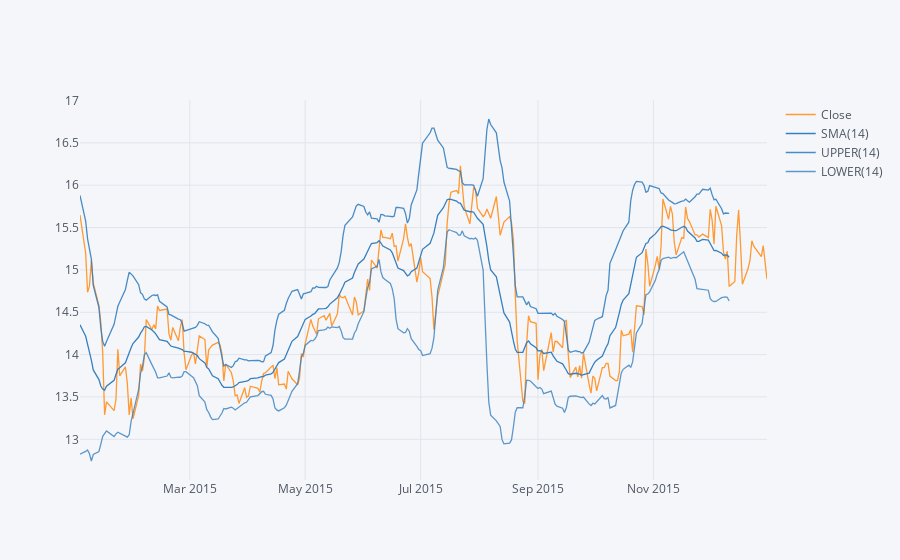

The code cell stored with this chart in its notebook:
### Code cell
BAC['Close'].loc['2015-01-01':'2016-01-01'].ta_plot(study='boll')

### Figure 1 — Plotly figure (JSON) as saved in the notebook; plotly's stock layout.template omitted (floating-point values rounded to 4 significant figures; data arrays with more than 128 entries replaced by an {"elided": "..."} marker saying what was removed)
{"data": [{"line": {"color": "rgba(255, 153, 51, 1.0)", "dash": "solid", "shape": "linear", "width": 1.3}, "mode": "lines", "name": "Close", "text": "", "type": "scatter", "x": {"elided": "252 str values"}, "y": {"elided": "252 float values"}}, {"line": {"color": "rgba(55, 128, 191, 1.0)", "dash": "solid", "shape": "linear", "width": 1.3}, "mode": "lines", "name": "SMA(14)", "text": "", "type": "scatter", "x": {"elided": "252 str values"}, "y": {"elided": "252 mixed values"}}, {"line": {"color": "rgba(55, 128, 191, 0.8999999999999999)", "dash": "solid", "shape": "linear", "width": 1.3}, "mode": "lines", "name": "UPPER(14)", "text": "", "type": "scatter", "x": {"elided": "252 str values"}, "y": {"elided": "252 mixed values"}}, {"line": {"color": "rgba(55, 128, 191, 0.7999999999999998)", "dash": "solid", "shape": "linear", "width": 1.3}, "mode": "lines", "name": "LOWER(14)", "text": "", "type": "scatter", "x": {"elided": "252 str values"}, "y": {"elided": "252 mixed values"}}], "layout": {"legend": {"bgcolor": "#F5F6F9", "font": {"color": "#4D5663"}}, "paper_bgcolor": "#F5F6F9", "plot_bgcolor": "#F5F6F9", "title": {"font": {"color": "#4D5663"}}, "xaxis": {"gridcolor": "#E1E5ED", "showgrid": true, "tickfont": {"color": "#4D5663"}, "title": {"font": {"color": "#4D5663"}, "text": ""}, "zerolinecolor": "#E1E5ED"}, "yaxis": {"gridcolor": "#E1E5ED", "showgrid": true, "tickfont": {"color": "#4D5663"}, "title": {"font": {"color": "#4D5663"}, "text": ""}, "zerolinecolor": "#E1E5ED"}}}
